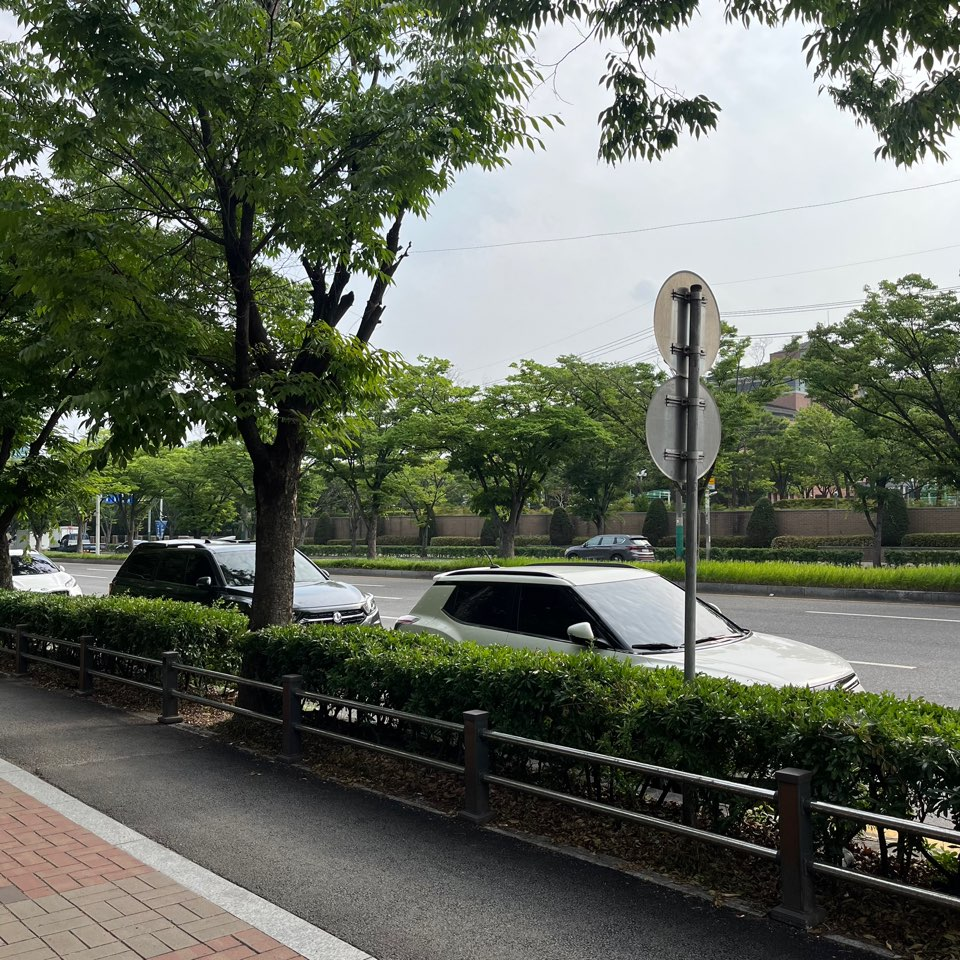
#> input picture 12-1.jpg, 960 x 960 px, found by its file name
$ python 'Fundamental Matrix.py'
#> lines starting #> are read from the running program, lines starting #| are printed output that depends on the picture
import cv2
import numpy as np
import matplotlib.pyplot as plt

# 한 쌍의 이미지 가져오기
img1 = cv2.imread('12-1.jpg', cv2.IMREAD_GRAYSCALE)
#> img1: shape (960, 960); min 0, max 255, mean 98.4
img2 = cv2.imread('12-2.jpg', cv2.IMREAD_GRAYSCALE)
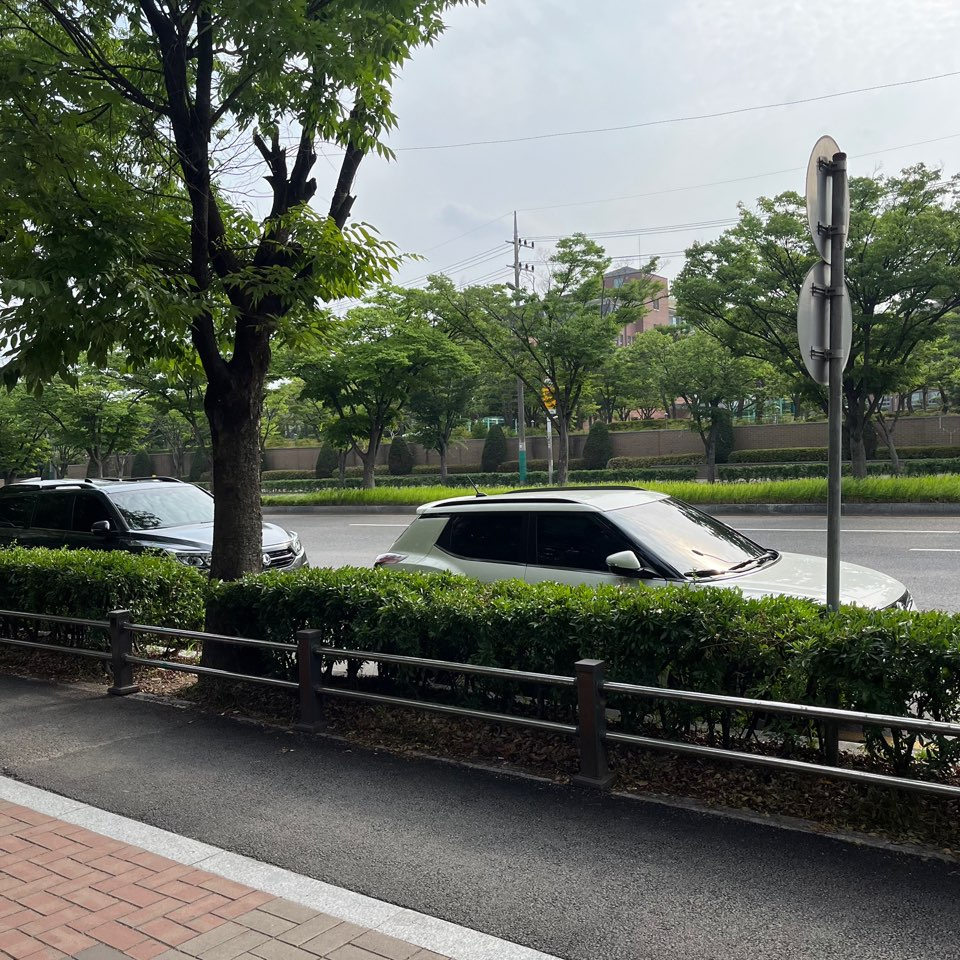
#> input picture 12-2.jpg, 960 x 960 px, found by its file name
#> img2: shape (960, 960); min 0, max 255, mean 100.8

# SIFT 알고리즘으로 특징 생성
sift = cv2.SIFT_create()

# 특징점과 디스크립터 추출
keypoints1, descriptors1 = sift.detectAndCompute(img1, None)
#> keypoints1 = 7151 keypoints; strongest (x, y, size): (211, 380, 2.6), (120, 74, 2.1), (38, 213, 2.4), (164, 437, 2.1)
keypoints2, descriptors2 = sift.detectAndCompute(img2, None)
#> keypoints2 = 6009 keypoints; strongest (x, y, size): (119, 295, 2.3), (98, 290, 2.2), (100, 295, 1.8), (34, 336, 1.8)

# BFMatcher를 사용하여 특징점 매칭
bf = cv2.BFMatcher(cv2.NORM_L2, crossCheck=True)
matches = bf.match(descriptors1, descriptors2)
#> matches = 2029 matches

# 거리가 가까운 것부터 매칭 결과를 정렬
matches = sorted(matches, key=lambda x: x.distance)

# 상위 매칭된 점들을 선택
num_matches_to_draw = 50
matches = matches[:num_matches_to_draw]
#> matches = 50 matches

# 매칭된 점들을 가져오기
pts1 = np.float32([keypoints1[m.queryIdx].pt for m in matches])
#> pts1 = 50 pairs, first value 51.55 to 949.8, second value 282 to 943.5
pts2 = np.float32([keypoints2[m.trainIdx].pt for m in matches])
#> pts2 = 50 pairs, first value 38.4 to 931.4, second value 198.9 to 900

# RANSAC을 사용하여 Fundamental Matrix 계산
F, mask = cv2.findFundamentalMat(pts1, pts2, cv2.FM_RANSAC)
#> F = [[1.65e-07, -3.53e-06, 0.00196], [4.68e-06, 1.27e-06, 0.00135], [-0.00224, -0.00368, 1]]; mask = 50 values, max 1 at index 0, min 0 at index 9, mean 0.68

# 매칭된 점들 중 마스크된 점들만 선택
pts1_inliers = pts1[mask.ravel() == 1]
#> pts1_inliers = 34 pairs, first value 51.55 to 945.2, second value 282 to 890.4
pts2_inliers = pts2[mask.ravel() == 1]
#> pts2_inliers = 34 pairs, first value 38.4 to 865.5, second value 198.9 to 882

# 결과 출력
print("RANSAC을 이용한 Fundamental Matrix 3 x 3 행렬 : \n", F)
#| RANSAC을 이용한 Fundamental Matrix 3 x 3 행렬 :
#|  [[ 1.65272460e-07 -3.53397728e-06  1.96198817e-03]
#|  [ 4.68043882e-06  1.26868351e-06  1.34942644e-03]
#|  [-2.24003833e-03 -3.68399751e-03  1.00000000e+00]]

# 매칭된 점들을 그리기 위해 마스크된 점들만으로 이미지 준비
matches_masked = [m for m, msk in zip(matches, mask) if msk == 1]
#> matches_masked = 34 matches
img_matches = cv2.drawMatches(img1, keypoints1, img2, keypoints2, matches_masked, None, flags=cv2.DrawMatchesFlags_NOT_DRAW_SINGLE_POINTS)
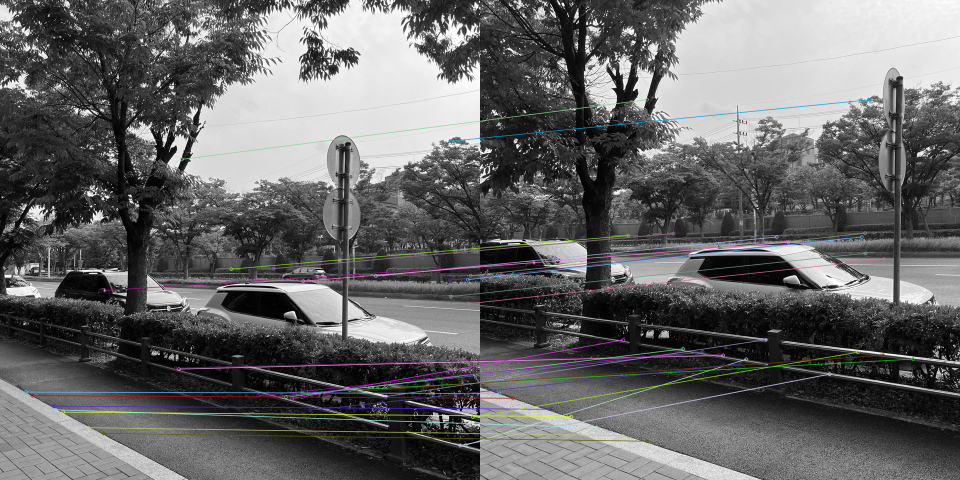
#> img_matches: shape (960, 1920, 3) (shown at 1/2 size); mean of channels 0, 1, 2 101.1, 100.9, 101.1; drawn as B, G, R

# 크기에 맞도록 이미지를 조절하여 표시
plt.figure(figsize=(10, 5))
plt.imshow(img_matches)
plt.title("제일 잘 나온 50개의 인라이너 특징점 매칭")
plt.show()

# 에피폴라 선 그리기 추가 (그냥 해봄)
def draw_epipolar_lines(img1, img2, pts1, pts2, F):
    def draw_lines(img, lines, pts):
        r, c = img.shape
        img = cv2.cvtColor(img, cv2.COLOR_GRAY2BGR)
        for r, pt1 in zip(lines, pts):
            color = tuple(np.random.randint(0, 255, 3).tolist())
            x0, y0 = map(int, [0, -r[2] / r[1]])
            x1, y1 = map(int, [c, -(r[2] + r[0] * c) / r[1]])
            img = cv2.line(img, (x0, y0), (x1, y1), color, 1)
            # 좌표를 정수로 변환하여 circle 함수에 전달
            pt1 = tuple(map(int, pt1))
            img = cv2.circle(img, pt1, 5, color, -1)
        return img

    lines1 = cv2.computeCorrespondEpilines(pts2.reshape(-1, 1, 2), 2, F)
    lines1 = lines1.reshape(-1, 3)
    img1_with_lines = draw_lines(img1, lines1, pts1)

    lines2 = cv2.computeCorrespondEpilines(pts1.reshape(-1, 1, 2), 1, F)
    lines2 = lines2.reshape(-1, 3)
    img2_with_lines = draw_lines(img2, lines2, pts2)

    return img1_with_lines, img2_with_lines

# 에피폴라 선 그리기
img1_with_epilines, img2_with_epilines = draw_epipolar_lines(img1, img2, pts1_inliers, pts2_inliers, F)
#> in draw_epipolar_lines, `lines1 = cv2.computeCorrespondEpilines(pts2.reshape(-1, 1, 2), 2, F)`: lines1 = 34 rows, first 8: [0.251, -0.968, 626.4], [0.25, -0.968, 626.2], [0.25, -0.968, 626.4], [0.456, -0.89, 673.7], [0.249, -0.968, 626.1], [0.0539, -0.999, 557.5], [0.459, -0.889, 674], [0.0443, -0.999, 553.6]
#> the loop in draw_lines, `for r, pt1 in zip(lines, pts):` made 34 passes
#> (r, pt1, color, y0, y1) on passes 1 to 11: ([0.251, -0.968, 626.4], (357, 737), (172, 47, 117), 647, 895), ([0.25, -0.968, 626.2], (562, 791), (192, 67, 251), 646, 894), ([0.25, -0.968, 626.4], (350, 735), (195, 103, 9), 646, 895), ([0.456, -0.89, 673.7], (106, 811), (211, 21, 242), 757, 1249), ([0.249, -0.968, 626.1], (571, 793), (36, 87, 70), 646, 893), ([0.0539, -0.999, 557.5], (936, 606), (216, 88, 140), 558, 610), ([0.459, -0.889, 674], (126, 823), (58, 193, 230), 758, 1253), ([0.0443, -0.999, 553.6], (901, 592), (39, 87, 174), 554, 596), ([0.251, -0.968, 626.7], (930, 889), (88, 81, 165), 647, 896), ([0.00303, -1, 536.2], (462, 537), (25, 77, 72), 536, 539), ([-0.187, -0.982, 444.2], (900, 281), (9, 148, 115), 452, 269)
#> after the loop in draw_lines, `for r, pt1 in zip(lines, pts):`:
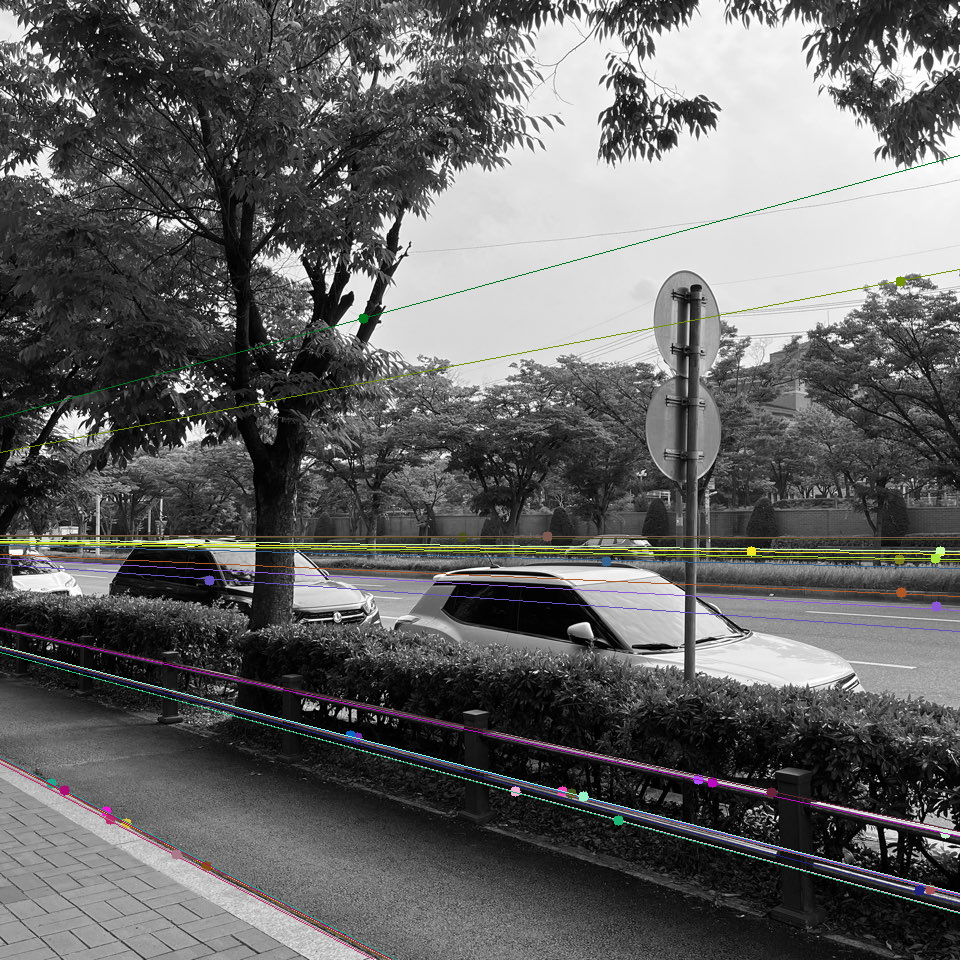
#> img: shape (960, 960, 3); mean B, G, R 99.1, 99.3, 99.5
#> in draw_epipolar_lines, `lines2 = cv2.computeCorrespondEpilines(pts1.reshape(-1, 1, 2), 1, F)`: lines2 = 34 rows, first 8: [-0.146, 0.989, -629.4], [-0.147, 0.989, -630.2], [-0.146, 0.989, -629.2], [-0.295, 0.955, -740.1], [-0.147, 0.989, -630], [-0.0043, 1, -512.6], [-0.297, 0.955, -741.2], [0.00274, 1, -506.6]
#> the loop in draw_lines (call 2), `for r, pt1 in zip(lines, pts):` made 34 passes
#> (r, pt1, color, y0, y1) on passes 1 to 10: ([-0.146, 0.989, -629.4], (485, 710), (84, 203, 68), 636, 778), ([-0.147, 0.989, -630.2], (444, 703), (6, 196, 47), 637, 780), ([-0.146, 0.989, -629.2], (478, 708), (127, 244, 131), 636, 778), ([-0.295, 0.955, -740.1], (140, 818), (204, 100, 180), 774, 1071), ([-0.147, 0.989, -630], (405, 697), (232, 78, 143), 636, 779), ([-0.0043, 1, -512.6], (807, 517), (148, 227, 186), 512, 516), ([-0.297, 0.955, -741.2], (182, 832), (23, 207, 141), 776, 1074), ([0.00274, 1, -506.6], (770, 506), (117, 85, 48), 506, 503), ([-0.149, 0.989, -631.3], (531, 718), (49, 69, 169), 638, 782), ([0.033, 0.999, -480.3], (296, 470), (163, 192, 95), 480, 448)
#> pass 1, in draw_lines (call 2), `img = cv2.line(img, (x0, y0), (x1, y1), color, 1)`:
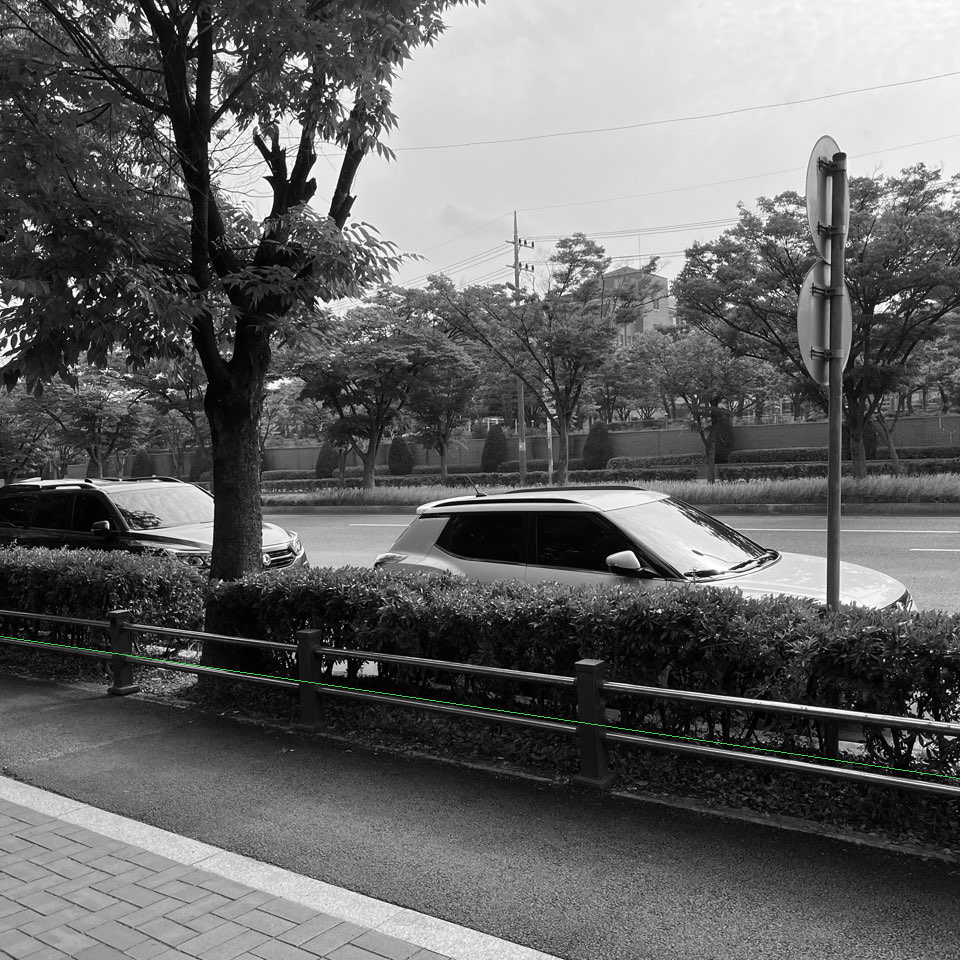
#> img: shape (960, 960, 3); mean B, G, R 100.9, 101, 100.9
#> after the loop in draw_lines (call 2), `for r, pt1 in zip(lines, pts):`:
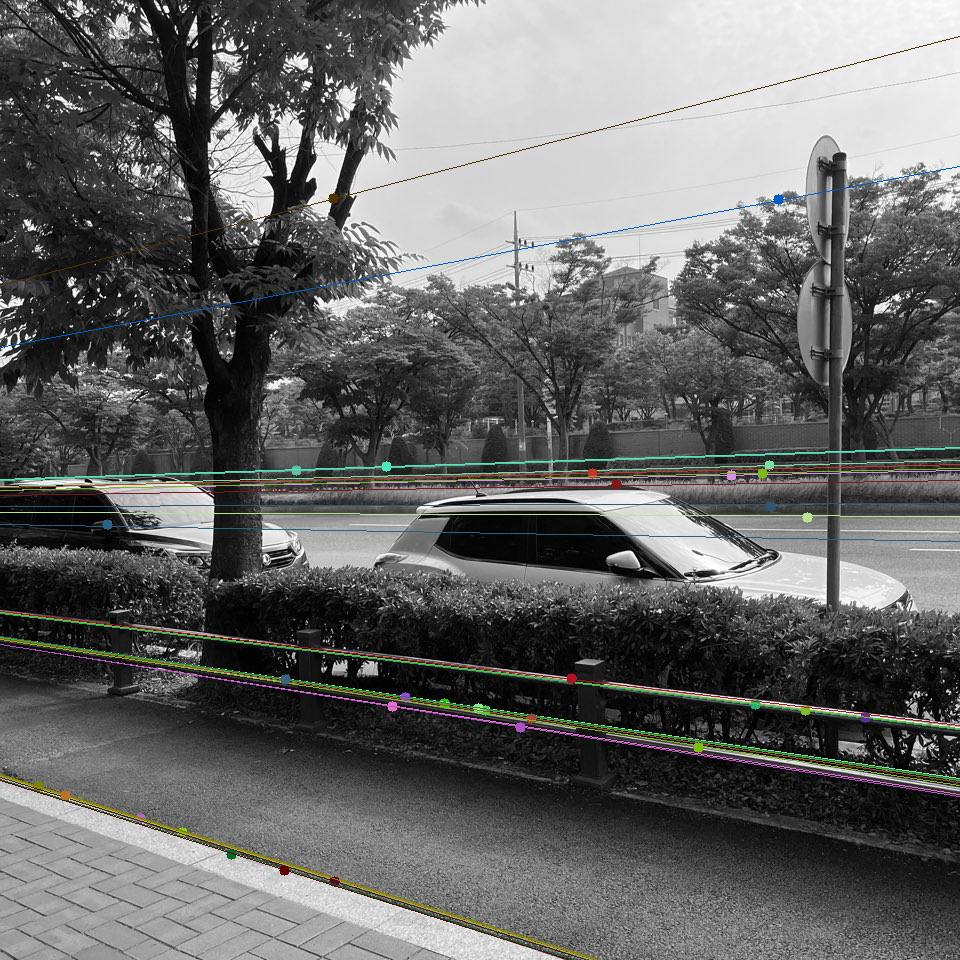
#> img: shape (960, 960, 3); mean B, G, R 101.1, 102.1, 101.7

# 이미지 표시
plt.figure(figsize=(10, 5))
plt.subplot(121)
plt.imshow(img1_with_epilines)
plt.title("Epilines Image 1")
plt.subplot(122)
plt.imshow(img2_with_epilines)
plt.title("Epilines Image 2")
plt.show()
#> figure, not shown here; B, G, R data is drawn as R, G, B
